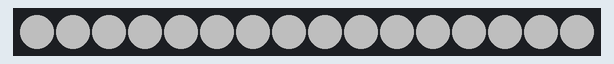
Recording of a sketch running on a simulated Arduino Nano, built with avr-gcc and run on an emulated ATmega328P. Shown: 16 RGB LEDs in strip order, left to right. Dim RGB values are drawn brighter than linear.

Above: at 0.1 s.
At 1.1 s:
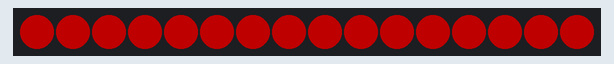
At 1.8 s:
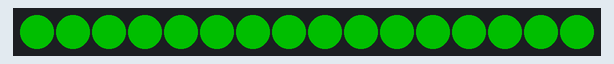
At 2.5 s:
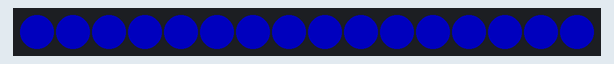
At 3.67 s:
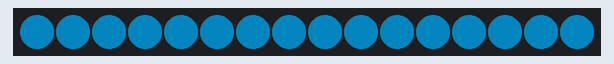

The sketch:

testled.ino
```cpp
#include <Adafruit_NeoPixel.h>

// Arduino Nano ESP32 physical A1 is ESP32 GPIO2.
// Use the raw GPIO number here because Adafruit_NeoPixel's ESP32 RMT driver
// does not follow the Nano ESP32 Arduino-pin remap when sending data.
static const int LED_PIN = 2;

// Update this if your WS2812 strip/ring has a different number of LEDs.
static const int LED_COUNT = 16;
static const int LED_BRIGHTNESS = 80;

Adafruit_NeoPixel pixels(LED_COUNT, LED_PIN, NEO_GRB + NEO_KHZ800);

void fillPixels(uint32_t color) {
  for (int i = 0; i < LED_COUNT; i++) {
    pixels.setPixelColor(i, color);
  }

  pixels.show();
}

void showColor(uint32_t color, unsigned long holdMs) {
  fillPixels(color);
  delay(holdMs);
}

void breathe(uint32_t color) {
  for (int brightness = 5; brightness <= LED_BRIGHTNESS; brightness += 5) {
    pixels.setBrightness(brightness);
    fillPixels(color);
    delay(25);
  }

  for (int brightness = LED_BRIGHTNESS; brightness >= 5; brightness -= 5) {
    pixels.setBrightness(brightness);
    fillPixels(color);
    delay(25);
  }
}

void setup() {
  pixels.begin();
  pixels.setBrightness(LED_BRIGHTNESS);
  pixels.clear();
  pixels.show();

  // Quick power/data check: all LEDs should turn white after upload.
  showColor(pixels.Color(255, 255, 255), 1000);
}

void loop() {
  pixels.setBrightness(LED_BRIGHTNESS);
  showColor(pixels.Color(255, 0, 0), 700);
  showColor(pixels.Color(0, 255, 0), 700);
  showColor(pixels.Color(0, 0, 255), 700);
  breathe(pixels.Color(0, 180, 255));
}
```

Measured:
- by itself, everything shown: repeats every 3.0 s, in 7 steps
- what the display in image 1 shows lasts 0.7 s, from 1.0 s to 1.7 s
